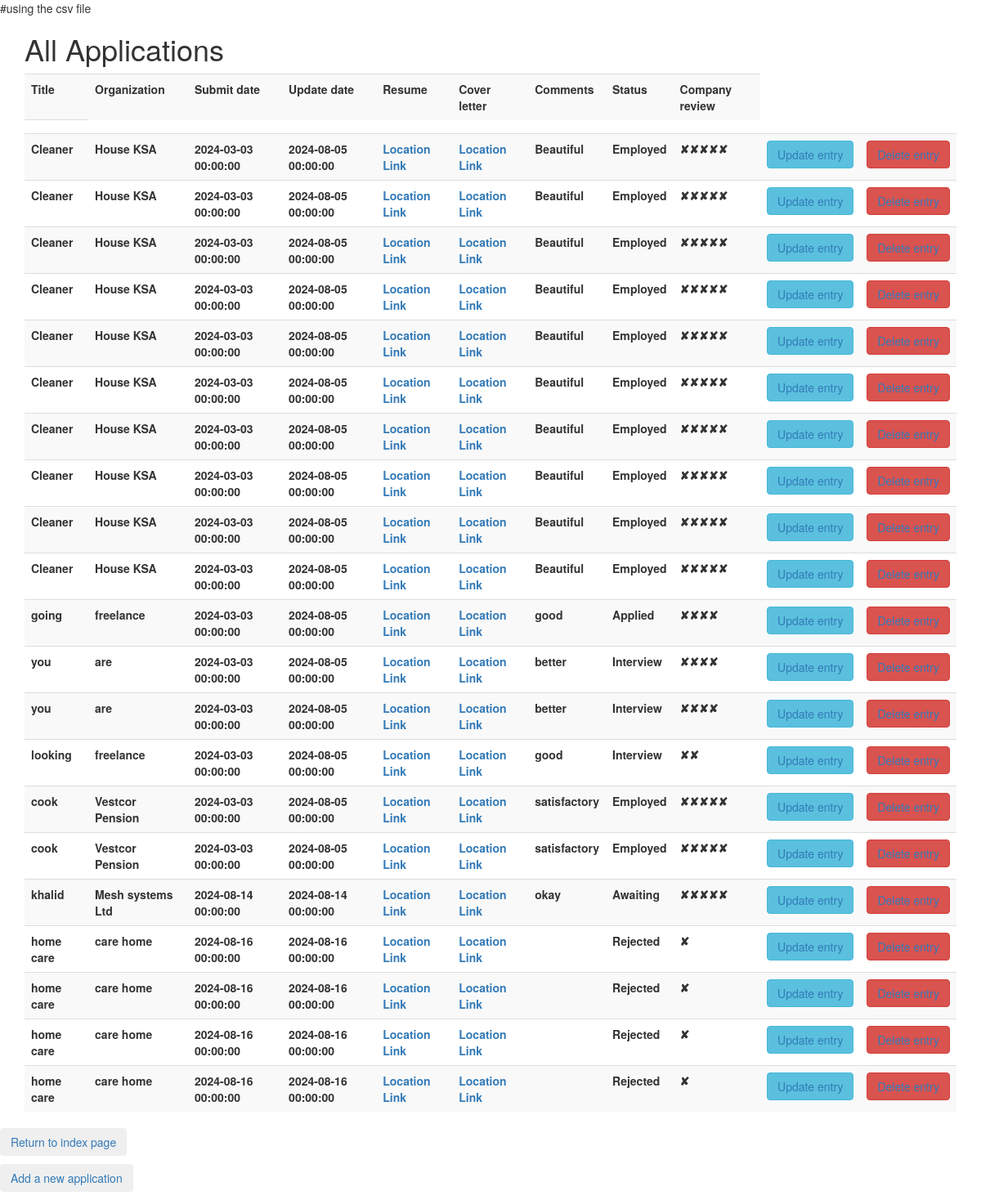
The app's page /applications, older data.
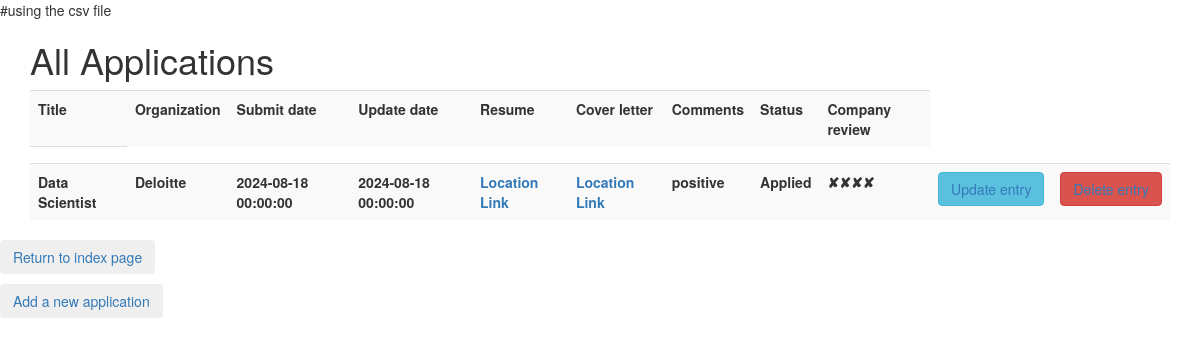
The same page, newer data.
### main.py (models this page shows, shortened)
class Career(db.Model):
    id = db.Column(db.Integer, primary_key=True)
    title = db.Column(db.String(80), nullable=False)
    organization = db.Column(db.String(120), nullable=False)
    submit_date = db.Column(db.DateTime, nullable=False, default=datetime.utcnow)
    update_date = db.Column(db.DateTime, nullable=False)
    resume = db.Column(db.String(120), nullable=False)
    cover_letter = db.Column(db.String(120), nullable=False)
    company_review = db.Column(db.String(120), nullable=False)
    status = db.Column(db.String(120), nullable=False)
    comments = db.Column(db.String(120), nullable=False)

### main.py (the view)
@app.route('/applications', methods=["GET", "POST"])
def jobs():
    with app.app_context():
        database = db.session.query(Career).all()
        return render_template('read.html', jobs=database)

### templates/read.html (shortened to what this page needs)
{% extends 'bootstrap/base.html' %}
{% block content %}
#using the csv file
<div class="container">
  <div class="row">
    <div class="col-sm-12">
      <h1>All Applications</h1>
	  <table class="table table-striped table-dark">
          <tbody>
              <tr>
    <th>Title</th>
                    <th>Organization</th>
                    <th>Submit date</th>
                    <th>Update date</th>
                    <th>Resume</th>
                    <th>Cover letter</th>
                    <th>Comments</th>
                    <th>Status</th>
                    <th>Company review</th>
              </tr>
            <tr>
                <th scope="col">{% for name in jobs%}</th>
            </tr>
              <tr>
                    <th>{{name.title}}</th>
                    <th>{{name.organization}}</th>
                    <th>{{name.submit_date}}</th>
                    <th>{{name.update_date}}</th>
                    <th><a href = '{{ name.resume }}'>Location Link</a></th>
                    <th><a href = '{{name.cover_letter}}'>Location Link</a></th>
                    <th>{{name.comments}}</th>
                    <th>{{name.status}}</th>
                    <th>{{name.company_review}}</th>
                <th>
                    <button class="btn btn-info">
                        <a href="{{ url_for('add_job', job_id=name.id) }}">Update entry</a>
                    </button>
                </th>
                <th>
                    <button class="btn btn-danger">
                        <a href="{{ url_for('delete', job_id=name.id) }}">Delete entry</a>
                    </button>
                </th>
                  {% endfor %}
            </tr>
           </tbody>
      </table>
    </div>
    <div class="row">
         <div class="col">
                    <p>
                        <button class="btn btn">
                            <a href="/" >Return to index page</a>
                        </button>
                    </p>
         </div>
        <div class="col">
                   <p>
                       <button class="btn btn">
                           <a href="/add" >Add a new application</a>
                       </button>
                   </p>
        </div>
    </div>
  </div>
</div>
{% endblock %}

Row changes from the older to the newer data that the page shows:
removed Career: title "Cleaner", organization "House KSA", submit_date "2024-03-03 00:00:00", update_date "2024-08-05 00:00:00", comments "Beautiful", status "Employed", company_review "✘✘✘✘✘"
removed Career: title "Cleaner", organization "House KSA", submit_date "2024-03-03 00:00:00", update_date "2024-08-05 00:00:00", comments "Beautiful", status "Employed", company_review "✘✘✘✘✘"
removed Career: title "Cleaner", organization "House KSA", submit_date "2024-03-03 00:00:00", update_date "2024-08-05 00:00:00", comments "Beautiful", status "Employed", company_review "✘✘✘✘✘"
removed Career: title "Cleaner", organization "House KSA", submit_date "2024-03-03 00:00:00", update_date "2024-08-05 00:00:00", comments "Beautiful", status "Employed", company_review "✘✘✘✘✘"
removed Career: title "Cleaner", organization "House KSA", submit_date "2024-03-03 00:00:00", update_date "2024-08-05 00:00:00", comments "Beautiful", status "Employed", company_review "✘✘✘✘✘"
removed Career: title "Cleaner", organization "House KSA", submit_date "2024-03-03 00:00:00", update_date "2024-08-05 00:00:00", comments "Beautiful", status "Employed", company_review "✘✘✘✘✘"
removed Career: title "Cleaner", organization "House KSA", submit_date "2024-03-03 00:00:00", update_date "2024-08-05 00:00:00", comments "Beautiful", status "Employed", company_review "✘✘✘✘✘"
removed Career: title "Cleaner", organization "House KSA", submit_date "2024-03-03 00:00:00", update_date "2024-08-05 00:00:00", comments "Beautiful", status "Employed", company_review "✘✘✘✘✘"
removed Career: title "Cleaner", organization "House KSA", submit_date "2024-03-03 00:00:00", update_date "2024-08-05 00:00:00", comments "Beautiful", status "Employed", company_review "✘✘✘✘✘"
removed Career: title "Cleaner", organization "House KSA", submit_date "2024-03-03 00:00:00", update_date "2024-08-05 00:00:00", comments "Beautiful", status "Employed", company_review "✘✘✘✘✘"
removed Career: title "going", organization "freelance", submit_date "2024-03-03 00:00:00", update_date "2024-08-05 00:00:00", comments "good", status "Applied", company_review "✘✘✘✘"
removed Career: title "you", organization "are", submit_date "2024-03-03 00:00:00", update_date "2024-08-05 00:00:00", comments "better", status "Interview", company_review "✘✘✘✘"
removed Career: title "you", organization "are", submit_date "2024-03-03 00:00:00", update_date "2024-08-05 00:00:00", comments "better", status "Interview", company_review "✘✘✘✘"
removed Career: title "looking", organization "freelance", submit_date "2024-03-03 00:00:00", update_date "2024-08-05 00:00:00", comments "good", status "Interview", company_review "✘✘"
removed Career: title "cook", organization "Vestcor Pension", submit_date "2024-03-03 00:00:00", update_date "2024-08-05 00:00:00", comments "satisfactory", status "Employed", company_review "✘✘✘✘✘"
removed Career: title "cook", organization "Vestcor Pension", submit_date "2024-03-03 00:00:00", update_date "2024-08-05 00:00:00", comments "satisfactory", status "Employed", company_review "✘✘✘✘✘"
removed Career: title "khalid", organization "Mesh systems Ltd", submit_date "2024-08-14 00:00:00", update_date "2024-08-14 00:00:00", comments "okay", status "Awaiting", company_review "✘✘✘✘✘"
removed Career: title "home care", organization "care home", submit_date "2024-08-16 00:00:00", update_date "2024-08-16 00:00:00", status "Rejected", company_review "✘"
removed Career: title "home care", organization "care home", submit_date "2024-08-16 00:00:00", update_date "2024-08-16 00:00:00", status "Rejected", company_review "✘"
removed Career: title "home care", organization "care home", submit_date "2024-08-16 00:00:00", update_date "2024-08-16 00:00:00", status "Rejected", company_review "✘"
removed Career: title "home care", organization "care home", submit_date "2024-08-16 00:00:00", update_date "2024-08-16 00:00:00", status "Rejected", company_review "✘"
added Career: title "Data Scientist", organization "Deloitte", submit_date "2024-08-18 00:00:00", update_date "2024-08-18 00:00:00", comments "positive", status "Applied", company_review "✘✘✘✘"
